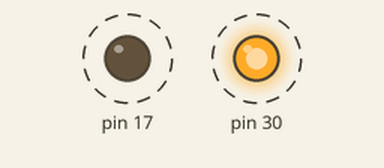
Simulated run of this sketch. Board: Arduino Leonardo, built with avr-gcc and run on an emulated ATmega32U4. On the bench: output pins drawn as LEDs (lit = HIGH). Dashed ring = blinking.

Above: at 0.5 s.
Timing chart, 0 to 4.6 s (numbered marks = the images above):
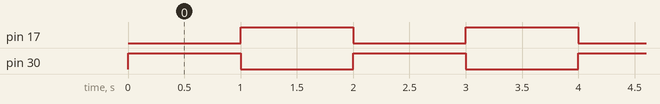

Measured:
- by itself, pin 17, pin 30: alternates HIGH for 1.0 s and LOW for 1.0 s

The sketch:

blinky_c.ino
```cpp
// (licence header left out)
#include<stdio.h>
#include<stdlib.h>
#include<string.h>
#include<unistd.h>

//int RXLED = 17;  // The RX LED has a defined Arduino pin
// The TX LED was not so lucky, we'll need to use pre-defined
// macros (TXLED1, TXLED0) to control that.
// (We could use the same macros for the RX LED too -- RXLED1,
//  and RXLED0.)

void setup()
{
 //pinMode(RXLED, OUTPUT);  // Set RX LED as an output
 //setting up PBO
 (*(volatile unsigned char *)(0x24)) = 0x1; //setting the 0th bit in DDRB to 1 so that it can set up for output
 (*(volatile unsigned char *)(0x25)) = 0x0; //setting the 0th bit in PortB to 0 so that it can set output low

 //setting up PD5
 (*(volatile unsigned char *)(0x2A)) = 0x20; //setting the 5th bit in DDRB to 1 so that it can set up for output
 (*(volatile unsigned char *)(0x2B)) = 0x0; //setting the 5th bit in PortB to  so that it can set output low


 // TX LED is set as an output behind the scenes

 Serial.begin(9600); //This pipes to the serial monitor
 Serial1.begin(9600); //This is the UART, pipes to sensors attached to board
}

void loop()
{
 //Serial.println("Hello world");  // Print "Hello World" to the Serial Monitor
 Serial1.println("Hello!");  // Print "Hello!" over hardware UART


 //digitalWrite(RXLED, LOW);   // set the LED on
 (*(volatile unsigned char *)(0x25)) = 0x0;
 //Serial.println((*(volatile unsigned char *)(0x23)));

 (*(volatile unsigned char *)(0x2B)) = 0x20; //setting the 5th bit in PortB to  so that it can set output high
 //TXLED0; //TX LED is not tied to a normally controlled pin

 delay(1000);              // wait for a second
//
 //digitalWrite(RXLED, HIGH);    // set the LED off
 (*(volatile unsigned char *)(0x2B)) = 0x0; //setting the 5th bit in PortB to  so that it can set output low

 //TXLED1;
 (*(volatile unsigned char *)(0x25)) = 0x1;
 //Serial.println((*(volatile unsigned char *)(0x23)));


 delay(1000);              // wait for a second


}
```
